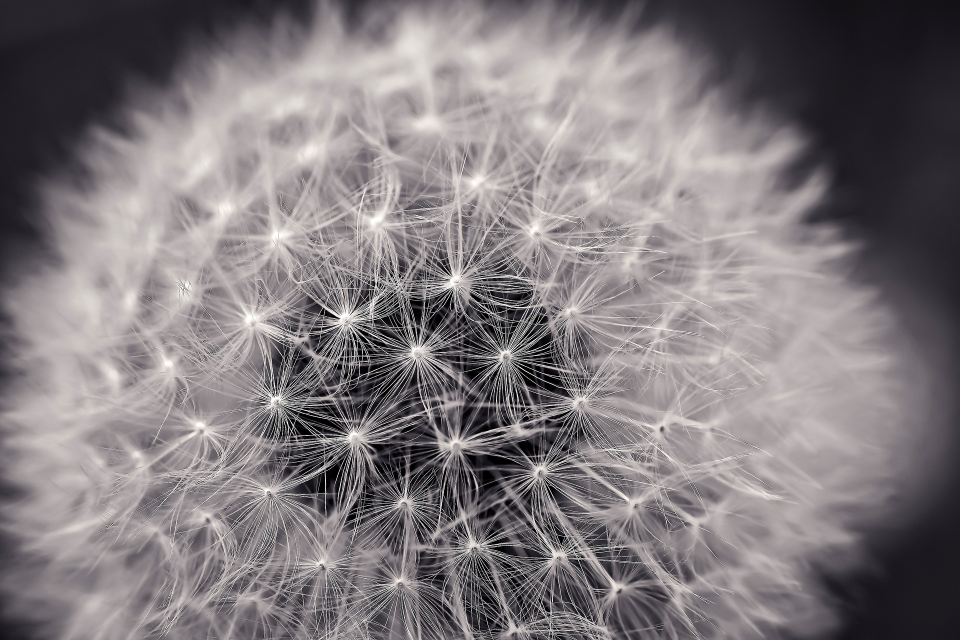
#> input picture img/dandelion.jpg, 1920 x 1280 px (shown at 1/2 size)
$ python 27.erode.py
#> lines starting #> are read from the running program, lines starting #| are printed output that depends on the picture
import cv2

src = cv2.imread("../img/dandelion.jpg", cv2.IMREAD_GRAYSCALE)
#> src: shape (1280, 1920); min 0, max 255, mean 124.2

kernel = cv2.getStructuringElement(cv2.MORPH_ELLIPSE, (5, 5), anchor=(-1, -1))
dst_erode = cv2.erode(src, kernel, iterations=3)
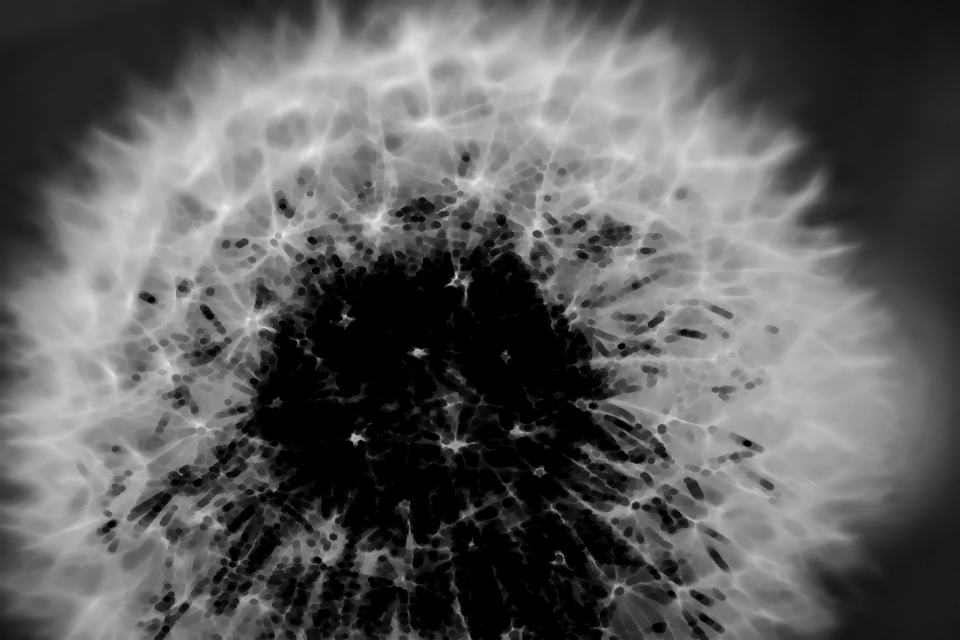
#> dst_erode: shape (1280, 1920) (shown at 1/2 size); min 0, max 237, mean 92.9
dst_dilate = cv2.dilate(src, kernel, iterations=3)
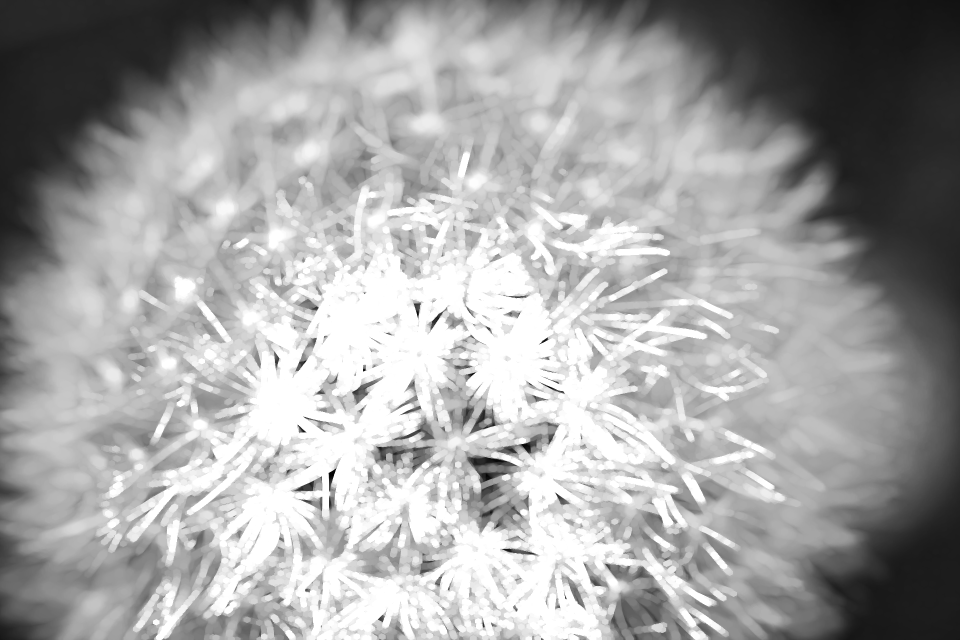
#> dst_dilate: shape (1280, 1920) (shown at 1/2 size); min 1, max 255, mean 163.6

src = cv2.pyrDown(src) # 1/2 씩 줄임
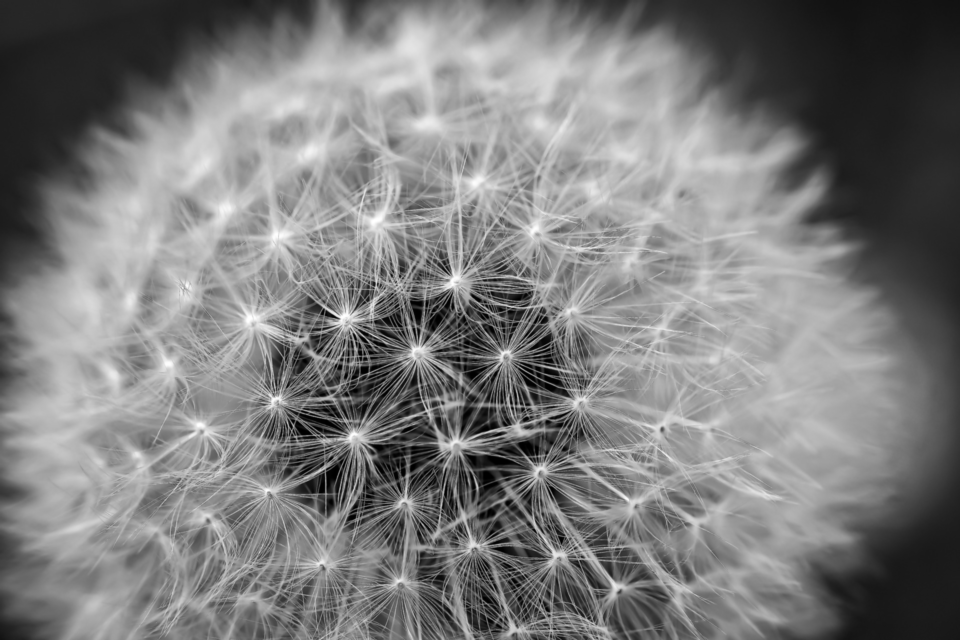
#> src: shape (640, 960); min 0, max 255, mean 124.2
dst_dilate = cv2.pyrDown(dst_dilate)
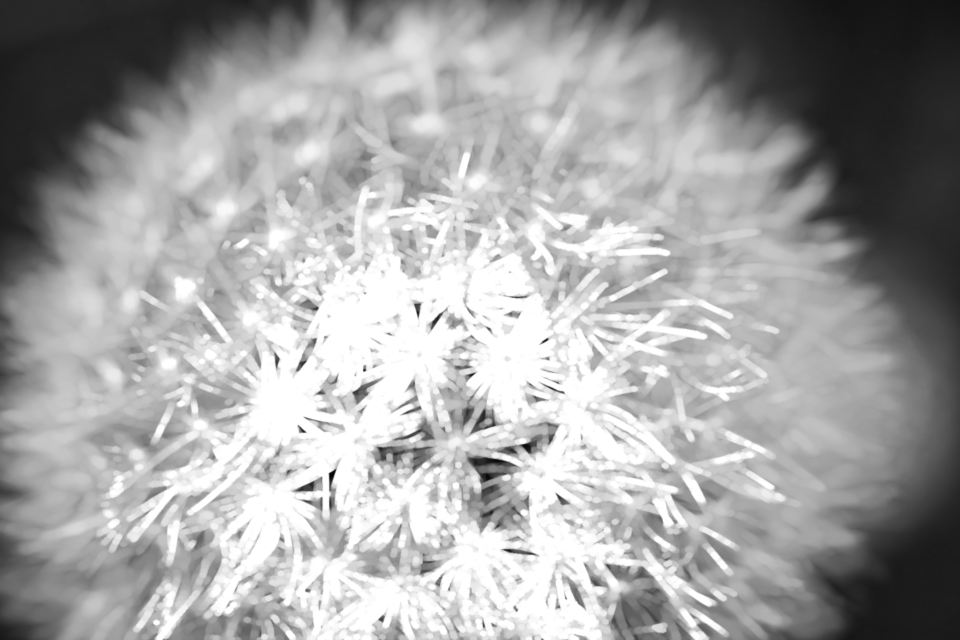
#> dst_dilate: shape (640, 960); min 4, max 255, mean 163.6
dst_erode = cv2.pyrDown(dst_erode)
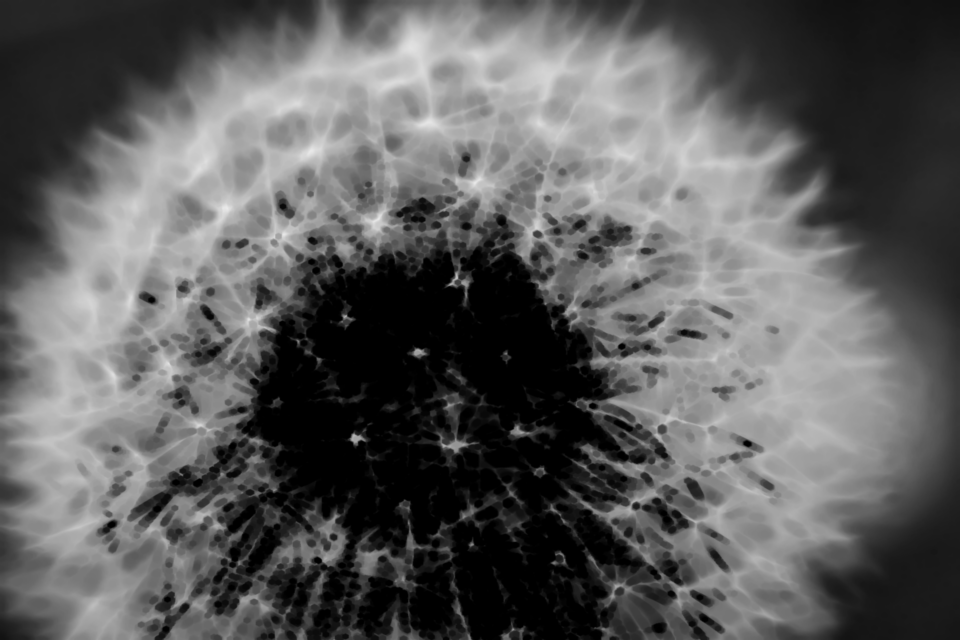
#> dst_erode: shape (640, 960); min 0, max 234, mean 92.9

cv2.imshow("src", src)
cv2.imshow("dst_dilate", dst_dilate)
cv2.imshow("dst_erode", dst_erode)
cv2.waitKey(0)
cv2.destroyAllWindows()

$ run again, with img/beagle.jpg copied over img/dandelion.jpg
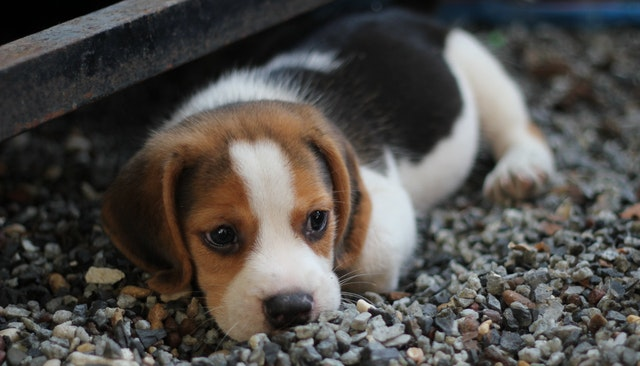
#> input picture img/beagle.jpg, 640 x 366 px
#> `dst_dilate = cv2.dilate(src, kernel, iterations=3)`:
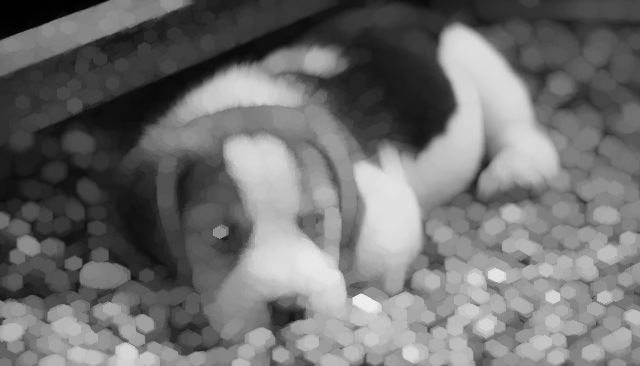
#> dst_dilate: shape (366, 640); min 1, max 237, mean 111.7
#> `src = cv2.pyrDown(src)`:
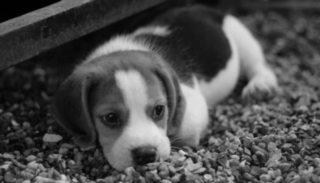
#> src: shape (183, 320); min 1, max 230, mean 77.5

$ run again, with img/building.jpg copied over img/dandelion.jpg
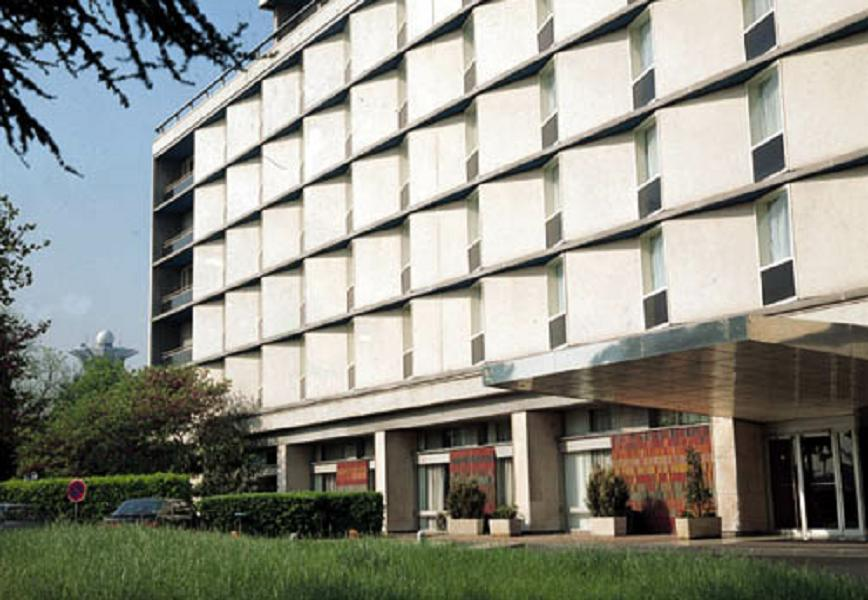
#> input picture img/building.jpg, 868 x 600 px
#> `dst_dilate = cv2.dilate(src, kernel, iterations=3)`:
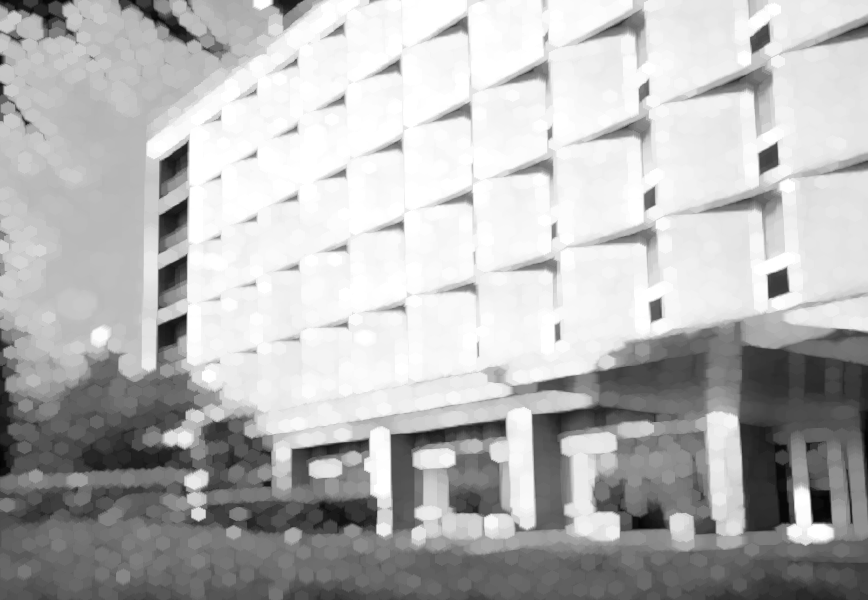
#> dst_dilate: shape (600, 868); min 2, max 255, mean 182.7
#> `dst_erode = cv2.pyrDown(dst_erode)`:
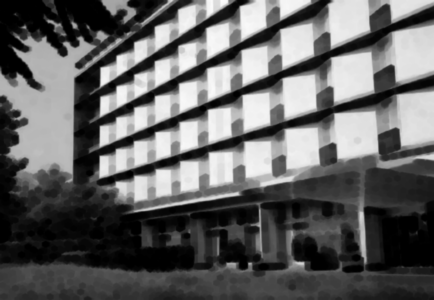
#> dst_erode: shape (300, 434); min 0, max 251, mean 98.7
